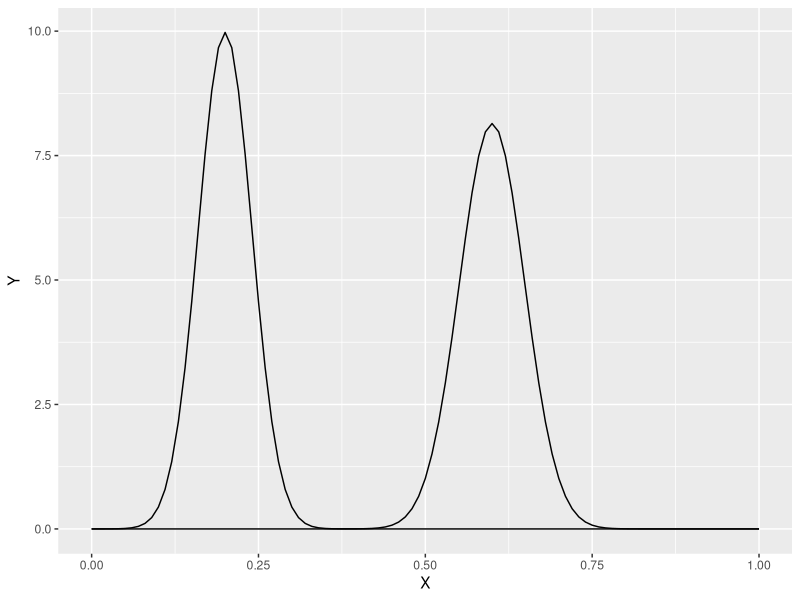

This chart was generated by the following R code:
## ---- chunk 1
knitr::opts_chunk$set(echo = FALSE)
library(ggplot2)
## ---- chunk 2
        X <- seq(0, 1, by=0.01)
        Y <- dnorm(X, 0.2, sd=sqrt(.2*(1-.2)/100))
        Y2 <- dnorm(X, 0.6, sd=sqrt(.6*(1-.6)/100))
        qplot(X,Y, geom="line")+geom_line(aes(y=Y2))
